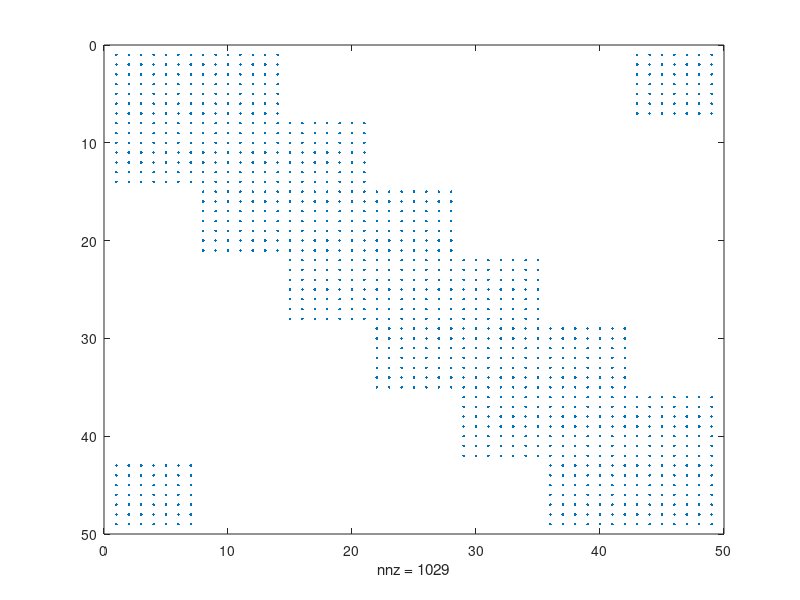

This chart was generated by the following MATLAB code: (Note: this script raises an error after producing the figure.)
% kPDTSP (k-vehicle, k-depot)
clear all;close all;clc

k = 1;
n = 3;             % number of custumers(n) this needs to be divisible by the number k
q = 2;              % capacity    
rng('shuffle');     % random seed: shuffle
alph = 0.6;
beta = 1.1;
% generate random vehicle, customer pickup and delivery locations from [0,1]x[0,1]
% vehicle node: 1
% pick-up nodes: 2,...,n+1
% delivery nodes: n+2,...,2n+1
vert = rand(2*n+k,2);
% load('matlab.mat');
v = size(vert,1);        % number of vertices |V| = 2n + 1

% cost matrix (c)
c = zeros(v,v);
for i = 1:size(c,1)
    for j = 1:size(c,2)
        c(i,j) = norm(vert(i,:)-vert(j,:));
    end
end
% c = c + eye(v); % add identity to prevent zeros from appearing in the diagonal

% make c PSD...
for i = 1:size(c,1)
    sum_c(i) = 0;
    for j = 1:size(c,2)
        sum_c(i) = sum_c(i) + abs(c(i,j));
    end
    c(i,i) = c(i,i) + beta * sum_c(i);
    cM(i) = c(i,i);
end
all(eig(c)>=0)  % check if c is PSD
% adjacency matrix for a default tour: 1->2->3->..->2n->2n+1
A0 = eye(2*n+k);
A0 = [A0(k+1:2*n+k,:);A0(1:k,:)] + alph*eye(v); % added identity to prevent zeros from appearing in the diagonal

% d(i) = +1 (pickup), -1 (deliver)
d = [zeros(k,1);ones(n,1);-ones(n,1)];

Q = zeros(v^2,v^2);
for i = 1:v
    Q((i-1) * v + 1:(i-1) * v + v,(i-1) * v + 1:(i-1) * v + v) = c;
end
for i = 1:v-((k-1)+1)
    Q(i*v+v*(k-1)+1:i*v+v*(k-1)+v,(i-1)*v+1:(i-1)*v+v) = c/2;
    Q((i-1)*v+1:(i-1)*v+v,i*v+v*(k-1)+1:i*v+v*(k-1)+v) = c/2;
end

for i = 1:k
    Q((v-(k-i+1))*v +1:(v-(k-i+1))*v +v,(i-1)*v+1:(i-1)*v+v) = c/2;
    Q((i-1)*v+1:(i-1)*v+v,(v-(k-i+1))*v +1:(v-(k-i+1))*v +v) = c/2;
end

all(eig(Q)>0)
figure,
spy(Q)
% TASK I: VECTORIZE CONSTRAINTS....

%% interger programming....


x = binvar(v^2,1);
X = reshape(x,v,v)';
xx = reshape(X,v^2,1);
y = intvar(v,1);
% F = [Acap*xx <=bcap, Apre * xx <= bpre, X * ones(v,1)==ones(v,1),X'*ones(v,1) == ones(v,1),X(v,1) == 1];
F = [];
Lt = tril(ones(v,v));
for i = 1:k
    L{i} = zeros(v,v);
    for j = 1:floor((v-i)/k)+1
        i;
        L{i}((j-1)*k+i,:) = Lt(j,:);
    end
end
for i = 1:length(L)
    F = [F,L{i}*X*d <= k*q];
end
F = [F, X * ones(v,1)==ones(v,1),X'*ones(v,1) == ones(v,1)];
for i = 1:k
    F = [F,X(v-i+1,k-i+1) == 1];
end
N = 1:1:v;
for i = 1:n
    eini = zeros(1,v);
    eini(i+k) = 1;
    eini(i+n+k) = -1;
    F = [F,N*X*eini' <= 0];
%     F = [F,N*X*eini' == y(i)*k];
end

obj =x'*Q*x;
ops = sdpsettings('verbose',1);
optimize(F,obj,ops)

% generate the optimal tour from x
solution = reshape(value(xx),[size(c,1),size(c,2)]);
tour = round(solution*[1:v]');
tour = [1:k, tour']


% draw graph, and optimal tour
figure,
plot(vert(:,1),vert(:,2),'ok','MarkerSize',10,'LineWidth',2); hold on;


for i = 1:k
    for j = 1:(v-k)/k + 1
        dif = vert(tour(k*(j)+i),:)-vert(tour(k*(j-1)+i),:);
        quiver(vert(tour(k*(j-1)+i),1),vert(tour(k*(j-1)+i),2),0.1*dif(1)/norm(dif),0.1 *dif(2)/norm(dif),0, 'MaxHeadSize', 1/norm(dif),'LineWidth',2);hold on;
        line([vert(tour(k*(j-1)+i),1) vert(tour(k*(j)+i),1)],[vert(tour(k*(j-1)+i),2) vert(tour(k*(j)+i),2)],'Color','black');hold on;   
    end
end

for i = 1:size(vert,1)
    if (mod(i-k,n)) == 0 && i > k
        prtVal = n;
    elseif i <= k
        prtVal = i;
    else
        prtVal = mod(i-k,n);
    end
    if i <=k
        str = 'th Car';
        col = 'black';
    elseif i <= n+k
        str = 'P';
        col = 'red';
    else
        str = 'D';
        col = 'blue';
    end
    text(vert(i,1)+0.02,vert(i,2)+0.02, sprintf('%.0f %s',prtVal,str),'Color',sprintf('%s',col),'FontSize',16);
end

axis('equal');
axis([0 1 0 1]);
set(gca,'FontSize',16);
% 
% % plot constraint#1
% figure,
% plot(1:v,Acap*value(xx),'bo-','MarkerSize',10,'LineWidth',2);
% hold on;
% line([0 v],[q,q],'Color','r','LineWidth',2);
% set(gca,'FontSize',16);
% xlabel('sequence');
% ylabel('# of customers in the vehicle')
% 
% % plot constraint#2
% figure,
% out = Apre*value(xx);
% 
% plot(1:n,out,'s-b','MarkerSize',10,'LineWidth',2);
% line([0 n],[0,0],'Color','r','LineWidth',2);
% set(gca,'FontSize',16);
% xlabel('custumer ID');
% ylabel('precedence')

figure,spy(value(x)*value(x)')
